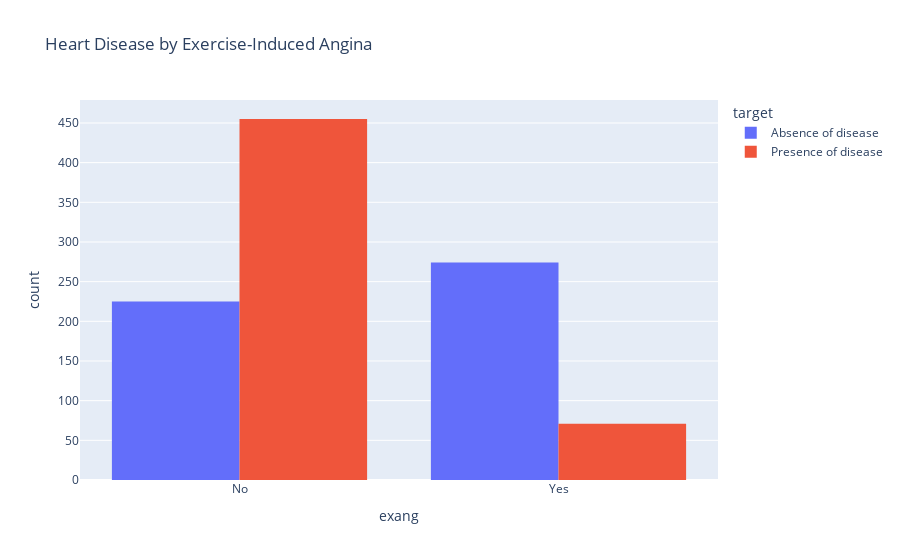

Notebook code for this chart:
### Code cell
# Converting numerical columns to texts
heart_dataset["exang"] = heart_dataset["exang"].map({1: "Yes", 0: "No"})
heart_dataset["target"] = heart_dataset["target"].map({1: "Presence of disease", 0: "Absence of disease"})

# Constructing the bar chart
px.histogram(heart_dataset, x="exang", color="target", barmode="group", title="Heart Disease by Exercise-Induced Angina")

### Figure 1 — Plotly figure (JSON) as saved in the notebook; plotly's stock layout.template omitted (floating-point values rounded to 4 significant figures; data arrays with more than 128 entries replaced by an {"elided": "..."} marker saying what was removed)
{"data": [{"alignmentgroup": "True", "bingroup": "x", "hovertemplate": "target=Absence of disease<br>exang=%{x}<br>count=%{y}<extra></extra>", "legendgroup": "Absence of disease", "marker": {"color": "#636efa", "pattern": {"shape": ""}}, "name": "Absence of disease", "offsetgroup": "Absence of disease", "orientation": "v", "showlegend": true, "type": "histogram", "x": {"elided": "499 str values"}, "xaxis": "x", "yaxis": "y"}, {"alignmentgroup": "True", "bingroup": "x", "hovertemplate": "target=Presence of disease<br>exang=%{x}<br>count=%{y}<extra></extra>", "legendgroup": "Presence of disease", "marker": {"color": "#EF553B", "pattern": {"shape": ""}}, "name": "Presence of disease", "offsetgroup": "Presence of disease", "orientation": "v", "showlegend": true, "type": "histogram", "x": {"elided": "526 str values"}, "xaxis": "x", "yaxis": "y"}], "layout": {"barmode": "group", "legend": {"title": {"text": "target"}, "tracegroupgap": 0}, "title": {"text": "Heart Disease by Exercise-Induced Angina"}, "xaxis": {"anchor": "y", "domain": [0, 1], "title": {"text": "exang"}}, "yaxis": {"anchor": "x", "domain": [0, 1], "title": {"text": "count"}}}}
